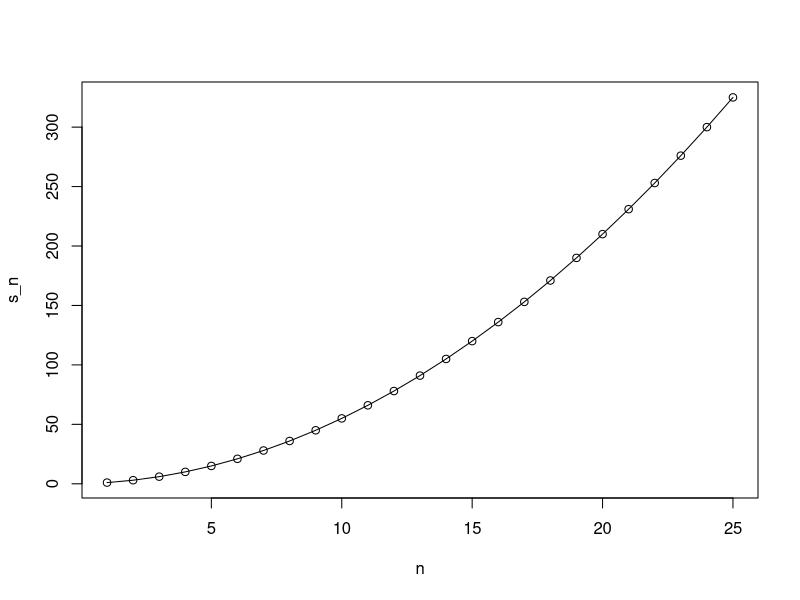

R code for this plot:
# creating a function that computes the sum of integers 1 through n
compute_s_n <- function(n) {
  x <- 1:n
  sum(x)
}
compute_s_n(3)
compute_s_n(100)

# a very simple for-loop
for (i in 1:5) {
  print(i)
}
i

# a for-loop for our summation
m <- 25
s_n <- vector(length = m) # create an empty vector
for (n in 1:m) {
  s_n[n] <- compute_s_n(n)
}

# creating a plot for our summation function
n <- 1:m
plot(n, s_n, type = "p")

# a table of values comparing our function to the summation formula
head(data.frame(s_n = s_n, formula = n * (n + 1) / 2))
lines(n, n * (n + 1) / 2)
